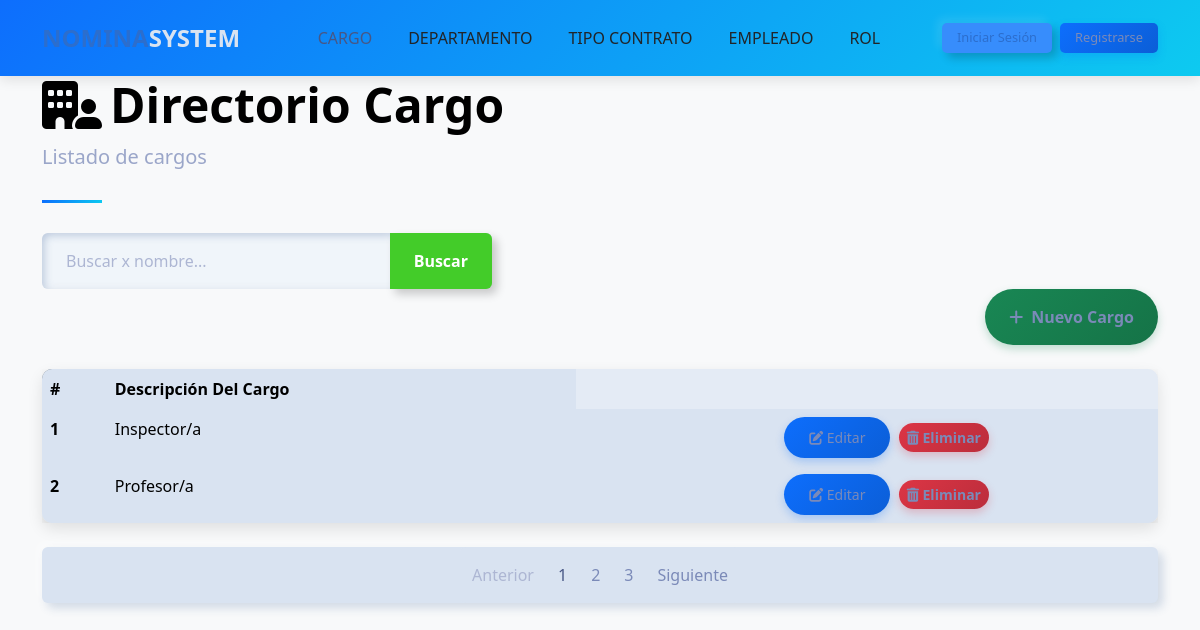
The app's page /cargoss/cargos/, older data.
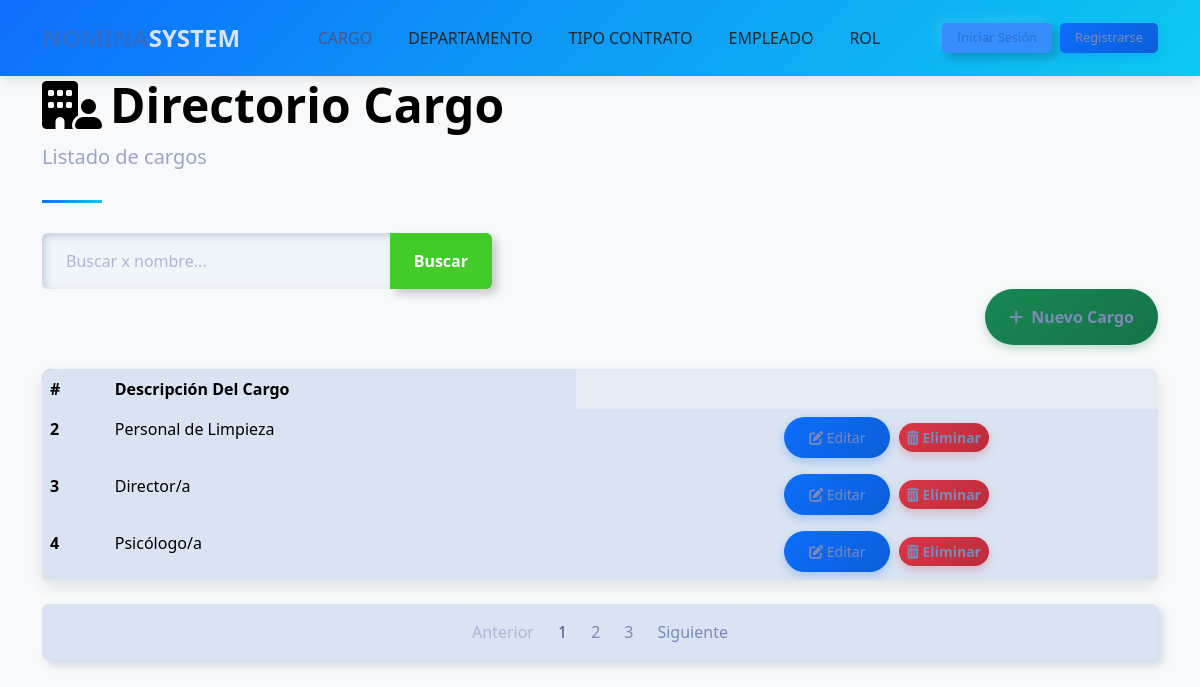
The same page, newer data.
### cargo/models.py (models this page shows, shortened)
class Cargo(models.Model):
    description = models.CharField(max_length=100)

### cargo/views.py (the view)
# urls.py: path('cargos/', cargos, name='cargos'),
def cargos(request):
    datcargos = Cargo.objects.all()
    query = request.GET.get('q')
    if query:
        datcargos = Cargo.objects.filter(description__icontains=query)
    return render(request, 'cargos/cargoslist.html', {
        'datcargos': datcargos,
        'title': 'Listado de cargos'})

### template/cargos/cargoslist.html (shortened to what this page needs)
{% extends "home.html" %}
{% block content %}
    <div class="container">
        <header class="page-header">
            <h1 class="display-5 fw-bold text-primary" style="color: black !important;">
                <i class="fa-solid fa-building-user me-2" style="color: black;"></i>Directorio Cargo
            </h1>
            <p class="lead text-muted">Listado de cargos</p>
        </header>
        <form action="" style="max-width: 450px;">
            <div class="input-group">
                <input type="text" class="form-control" placeholder="Buscar x nombre..." name="q" value="{{ request.GET.q }}">
                <button class="btn btn-outline-success" data-bs-toggle="tooltip" data-bs-title="Escriba parte del apellido y click en buscar">
                    Buscar
                </button>
            </div>
        </form>
        <div class="d-flex justify-content-end mb-4">
            <a class="btn btn-success"  href="{% url 'cargo:cargos_create' %}">
                <i class="fas fa-plus me-2"></i>Nuevo Cargo
            </a>
        </div>
        <div class="card mb-4">
            <div class="card-body p-0">
                <div class="table-responsive">
                    <table class="table table-hover mb-0">
                        <thead>
                            <tr>
                                <th scope="col">#</th>
                                <th scope="col">Descripción Del Cargo</th>
                            </tr>
                        </thead>
                        <tbody>
                           {% for carg in datcargos %}
                            <tr>
                                <th scope="row">{{carg.id}}</th>
                                <td>{{carg.description}}</td>
                                <td>
                                <td class="text-center">
                                    <a href="{% url 'cargo:cargos_update' carg.id %}" class="btn btn-sm btn-primary me-1">
                                        <i class="fas fa-edit"></i> Editar
                                    </a>
                                    <a  href="{% url 'cargo:cargos_delete' carg.id %}" class="btn btn-sm btn-danger">
                                        <i class="fas fa-trash-alt"></i> Eliminar
                                    </a>
                                </td>
                            </tr>
                           {% endfor %}
                        </tbody>
                    </table>
                </div>
            </div>
        </div>
        <nav aria-label="Page navigation" class="mb-4">
            <ul class="pagination justify-content-center">
                <li class="page-item disabled">
                    <a class="page-link" href="#" tabindex="-1" aria-disabled="true">Anterior</a>
                </li>
                <li class="page-item active"><a class="page-link" href="#">1</a></li>
                <li class="page-item"><a class="page-link" href="#">2</a></li>
                <li class="page-item"><a class="page-link" href="#">3</a></li>
                <li class="page-item">
                    <a class="page-link" href="#">Siguiente</a>
                </li>
            </ul>
        </nav>
    </div>
{% endblock %}

### template/home.html (shortened to what this page needs)
<!DOCTYPE html>
<html lang="es">
<head>
  {% load static %}
  <link href="{% static 'css/bootstrap.min.css' %}" rel="stylesheet">
  <link href="https://cdnjs.cloudflare.com/ajax/libs/font-awesome/6.4.0/css/all.min.css" rel="stylesheet">
</head>
<body>
  <nav class="navbar navbar-expand-lg navbar-light bg-white sticky-top">
    <div class="container">
      <a class="navbar-brand" href="{% url 'inicio'%}">NOMINA<span class="text-secondary">SYSTEM</span></a>
      <div class="collapse navbar-collapse" id="navbarNav">
        <ul class="navbar-nav mx-auto">
          <li class="nav-item">
            <a class="nav-link active" href="{% url 'cargo:cargos' %}">CARGO</a>
          </li>
          <li class="nav-item">
            <a class="nav-link" href="{% url 'departamento:listado' %}">DEPARTAMENTO</a>
          </li>
          <li class="nav-item">
            <a class="nav-link" href="#">TIPO CONTRATO</a>
          </li>
          <li class="nav-item">
            <a class="nav-link" href="#">EMPLEADO</a>
          </li>
          <li class="nav-item">
            <a class="nav-link" href="">ROL</a>
          </li>
        </ul>
        <div class="d-flex">
          <a href="#" class="btn btn-outline-primary me-2" style="padding: 5px 15px; font-size: 0.8rem; border-radius: 5px;" >Iniciar Sesión</a>
          <a href="#" class="btn btn-primary" style="padding: 5px 15px; font-size: 0.8rem; border-radius: 5px;">Registrarse</a>
        </div>
      </div>
    </div>
  </nav>
  {% block content %}{% endblock content %}
</body>
</html>

### template/home.html (style rules this page uses)
:root { --primary-color: #2c6ecd; --secondary-color: #19b3b3; --accent-color: #f8f9fa; --dark-color: #212529; --text-color: #495057; }
body { font-family: 'Poppins', sans-serif; color: var(--text-color); overflow-x: hidden; }
.navbar { box-shadow: 0 2px 15px rgba(0, 0, 0, 0.1); padding: 15px 0; }
.navbar-brand { font-weight: 700; color: var(--primary-color); font-size: 1.5rem; }
.nav-link { font-weight: 500; color: var(--dark-color); margin: 0 10px; transition: all 0.3s ease; }
.nav-link:hover, .nav-link.active { color: var(--primary-color); }
.btn-primary { background-color: var(--primary-color); border-color: var(--primary-color); padding: 10px 25px; border-radius: 50px; font-weight: 500; transition: all 0.3s ease; }
.btn-outline-primary { border-color: var(--primary-color); color: var(--primary-color); padding: 10px 25px; border-radius: 50px; font-weight: 500; transition: all 0.3s ease; }

### template/cargos/cargoslist.html (style rules this page uses)
body { background-color: #f8f9fa; font-family: 'Segoe UI', Tahoma, Geneva, Verdana, sans-serif; }
.navbar { background: linear-gradient(135deg, #0d6efd, #0dcaf0); box-shadow: 0 4px 12px rgba(0,0,0,0.1); }
.card { border-radius: 10px; box-shadow: 0 6px 15px rgba(0,0,0,0.1); transition: transform 0.3s, box-shadow 0.3s; }
.btn-primary { background: linear-gradient(135deg, #0d6efd, #0b5ed7); border: none; box-shadow: 0 4px 8px rgba(13, 110, 253, 0.25); transition: all 0.3s; }
.btn-success { background: linear-gradient(135deg, #198754, #157347); border: none; box-shadow: 0 4px 8px rgba(25, 135, 84, 0.25); transition: all 0.3s; }
.btn-danger { background: linear-gradient(135deg, #dc3545, #bb2d3b); border: none; box-shadow: 0 4px 8px rgba(220, 53, 69, 0.25); transition: all 0.3s; }
.table { border-radius: 10px; overflow: hidden; box-shadow: 0 5px 15px rgba(0,0,0,0.08); }
.table thead { background: linear-gradient(135deg, #6c757d, #495057); color: white; }
.table tbody tr { transition: background-color 0.3s; }
.page-header { position: relative; margin-bottom: 30px; padding-bottom: 15px; }
.page-header:after { content: ''; position: absolute; bottom: 0; left: 0; width: 60px; height: 3px; background: linear-gradient(135deg, #0d6efd, #0dcaf0); }

Row changes from the older to the newer data that the page shows:
removed Cargo: id "1", description "Inspector/a"
changed Cargo id 2: description "Profesor/a" → "Personal de Limpieza"
added Cargo: id "3", description "Director/a"
added Cargo: id "4", description "Psicólogo/a"
